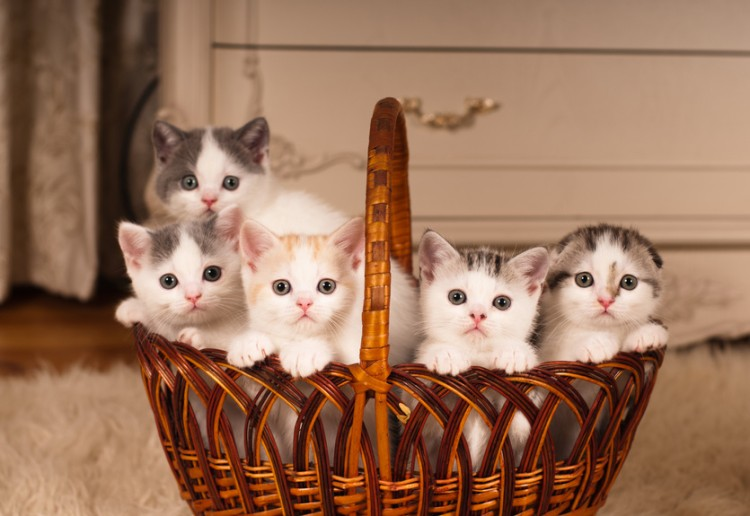
#> input picture neko.jpg, 750 x 516 px
$ python -i chino0.py   (imports and definitions only)
#> lines starting #> are read from the running program, lines starting #| are printed output that depends on the picture
import tkinter as tk
import tkinter.filedialog as fd
import PIL.Image
import PIL.ImageTk

# 画像ファイルを数値リストに変換する
def imageToData(filename):
    # 画像を８ｘ８のグレースケールに変換
#> called with filename = 'neko.jpg'
    grayImage = PIL.Image.open(filename).convert("L")
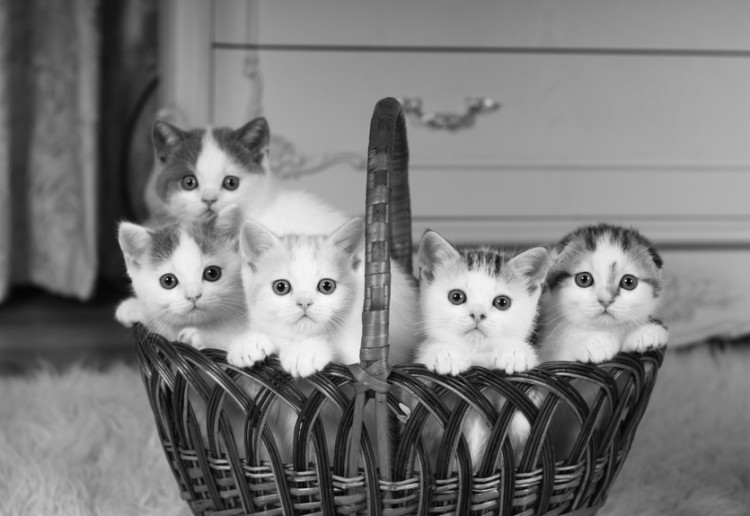
#> grayImage: PIL image 750x516 L; min 3, max 248, mean 123.7
    grayImage = grayImage.resize((8,8), PIL.Image.Resampling.LANCZOS)
    # その画像を表示する
#> (the run stopped early here; a loop or call above may not have finished)
